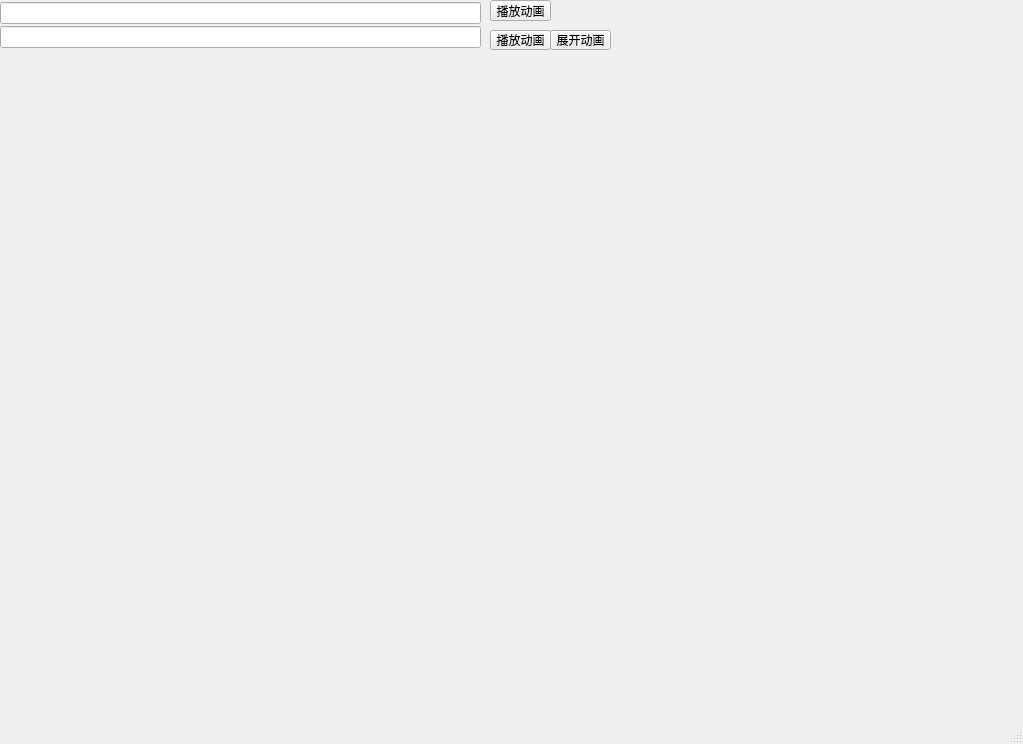
<?xml version="1.0" encoding="UTF-8"?>
<ui version="4.0">
 <class>MainWindow</class>
 <widget class="QMainWindow" name="MainWindow">
  <property name="geometry">
   <rect>
    <x>0</x>
    <y>0</y>
    <width>1023</width>
    <height>744</height>
   </rect>
  </property>
  <property name="windowTitle">
   <string>MainWindow</string>
  </property>
  <widget class="QWidget" name="centralwidget">
   <widget class="QWidget" name="verticalLayoutWidget">
    <property name="geometry">
     <rect>
      <x>0</x>
      <y>0</y>
      <width>481</width>
      <height>51</height>
     </rect>
    </property>
    <layout class="QVBoxLayout" name="verticalLayout">
     <property name="spacing">
      <number>0</number>
     </property>
     <item>
      <widget class="QLineEdit" name="templetePath"/>
     </item>
     <item>
      <widget class="QLineEdit" name="modiyPath"/>
     </item>
    </layout>
   </widget>
   <widget class="QToolButton" name="toolButton_2">
    <property name="geometry">
     <rect>
      <x>550</x>
      <y>30</y>
      <width>61</width>
      <height>20</height>
     </rect>
    </property>
    <property name="text">
     <string>展开动画</string>
    </property>
   </widget>
   <widget class="QToolButton" name="toolButton_3">
    <property name="geometry">
     <rect>
      <x>490</x>
      <y>30</y>
      <width>61</width>
      <height>20</height>
     </rect>
    </property>
    <property name="acceptDrops">
     <bool>false</bool>
    </property>
    <property name="text">
     <string>播放动画</string>
    </property>
    <property name="checkable">
     <bool>false</bool>
    </property>
    <property name="checked">
     <bool>false</bool>
    </property>
    <property name="autoRaise">
     <bool>false</bool>
    </property>
   </widget>
   <widget class="QToolButton" name="toolButton_4">
    <property name="enabled">
     <bool>true</bool>
    </property>
    <property name="geometry">
     <rect>
      <x>490</x>
      <y>0</y>
      <width>61</width>
      <height>21</height>
     </rect>
    </property>
    <property name="text">
     <string>播放动画</string>
    </property>
   </widget>
  </widget>
  <widget class="QMenuBar" name="menubar">
   <property name="geometry">
    <rect>
     <x>0</x>
     <y>0</y>
     <width>1023</width>
     <height>17</height>
    </rect>
   </property>
  </widget>
  <widget class="QStatusBar" name="statusbar"/>
 </widget>
 <resources/>
 <connections>
  <connection>
   <sender>toolButton_2</sender>
   <signal>clicked()</signal>
   <receiver>MainWindow</receiver>
   <slot>update()</slot>
   <hints>
    <hint type="sourcelabel">
     <x>580</x>
     <y>56</y>
    </hint>
    <hint type="destinationlabel">
     <x>511</x>
     <y>371</y>
    </hint>
   </hints>
  </connection>
 </connections>
</ui>
